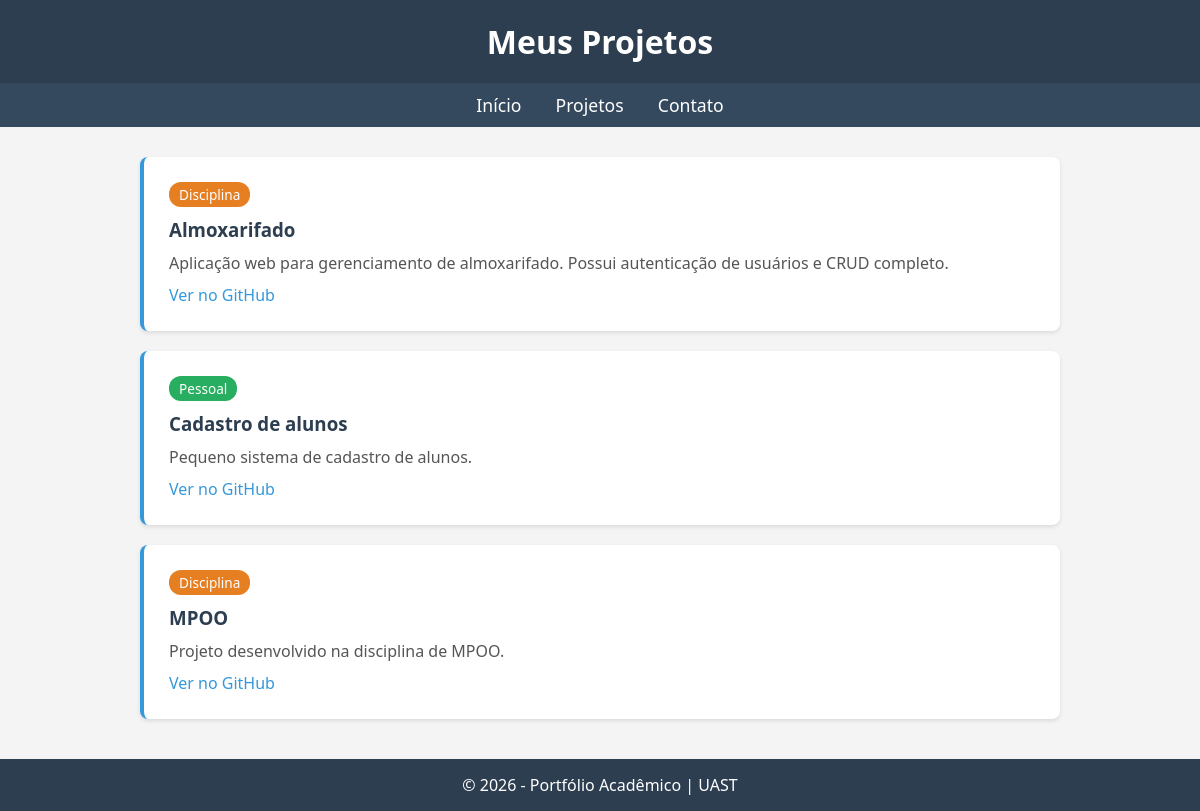
Page /projetos/ on the earlier database version.
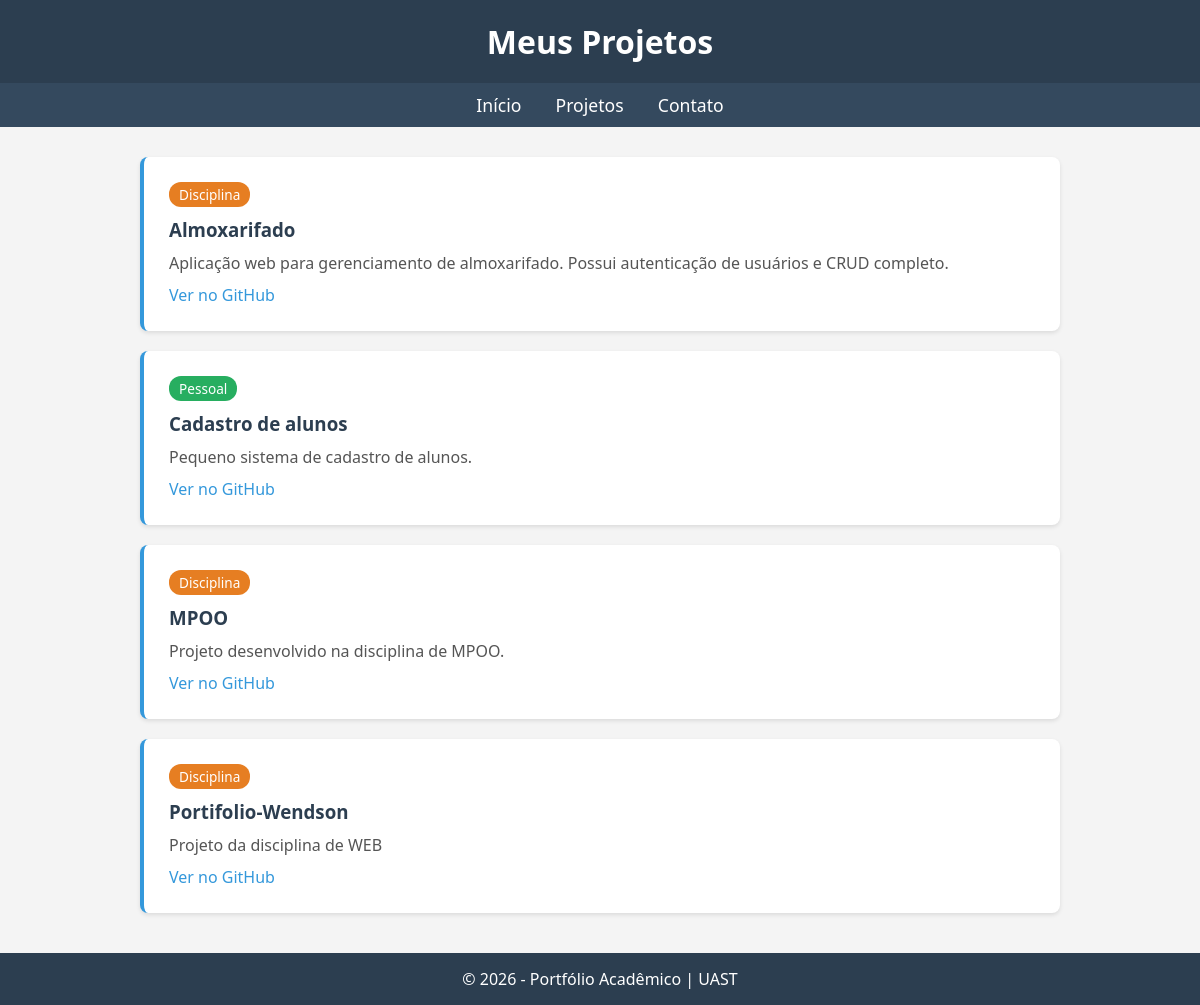
Same page on the later database version.
### portifolio/models.py (models this page shows, shortened)
class Projeto(models.Model):
    TIPO_CHOICES = [
        ('PESSOAL', 'Pessoal'),
        ('DISCIPLINA', 'Disciplina'),
    ]
    tipo = models.CharField(
        max_length=15,
        choices=TIPO_CHOICES,
        default='PESSOAL'
    )
    nome = models.CharField(max_length=100)
    descricao = models.TextField()
    link_git = models.URLField()

### portifolio/views.py (the view)
# urls.py: path('projetos/', views.projetos, name='projetos'),
def projetos(request):
    lista_projetos = Projeto.objects.all()
    contexto = {
        'projetos': lista_projetos
    }
    return render(request, 'portifolio/projetos.html', contexto)

### portifolio/templates/portifolio/projetos.html (shortened to what this page needs)
{% extends "core/base.html" %}
{% block header_title %}Meus Projetos{% endblock %}
{% block content %}
    {% for p in projetos %}
        <div class="projeto-card">
            <span class="tipo {% if p.tipo == 'PESSOAL' %}tipo-pessoal{% else %}tipo-disciplina{% endif %}">
                {{ p.get_tipo_display }}
            </span>
            <h3>{{ p.nome }}</h3>
            <p>{{ p.descricao }}</p>
            <a href="{{ p.link_git }}" target="_blank">Ver no GitHub</a>
        </div>
    {% empty %}
        <p>Nenhum projeto cadastrado no banco de dados.</p>
    {% endfor %}
{% endblock %}

### core/templates/core/base.html (shortened to what this page needs)
<!DOCTYPE html>
<html lang="pt-br">
<head>
</head>
<body>
    <header>
        <h1>{% block header_title %}Portfólio do Aluno{% endblock %}</h1>
    </header>
    <nav>
        <a href="{% url 'portfolio:home' %}">Início</a>
        <a href="{% url 'portfolio:projetos' %}">Projetos</a>
        <a href="{% url 'portfolio:contato' %}">Contato</a>
    </nav>
    <div class="container">
        {% block content %}{% endblock %}
    </div>
    <footer>
        <p>&copy; 2026 - Portfólio Acadêmico | UAST</p>
    </footer>
</body>
</html>

Differences in the rows shown:
added Projeto: tipo "Disciplina", nome "Portifolio-Wendson", descricao "Projeto da disciplina de WEB"
